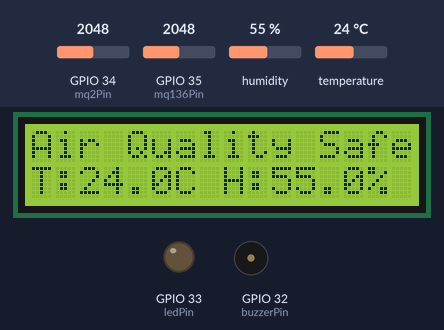
Bench run of a sketch on a simulated ESP32. Parts: 16×2 character LCD, output pins drawn as LEDs (lit = HIGH), buzzer (waves = sounding). Inputs (shaded band) come from the test bench; at power-on: GPIO 34 (mq2Pin) = 2048, humidity 55 %, temperature 24 °C, GPIO 35 (mq136Pin) = 2048. WiFi joins after 1.5 s; servers stay silent unless stated; web services answer with replies made up by the test bench; what the sketch prints to the serial monitor is not drawn.

Above: at 2.7 s.
2.8 s: GPIO 34 (mq2Pin) set to 2152
5.1 s: GPIO 34 (mq2Pin) set to 2255
At 6.4 s:
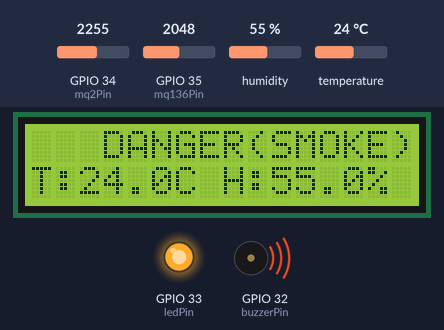
6.8 s: humidity set to 22 %
At 8.6 s:
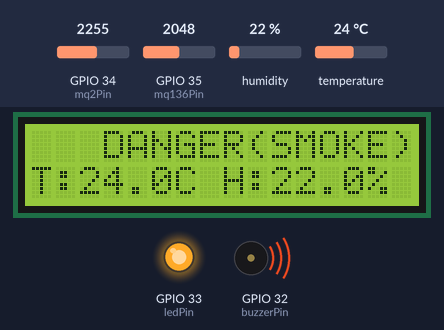
8.9 s: temperature set to 12 °C
At 10.2 s:
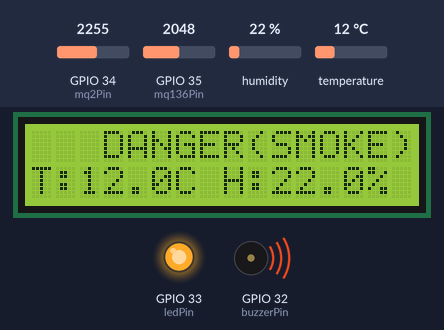
11.3 s: humidity set to 40 %
At 12.9 s:
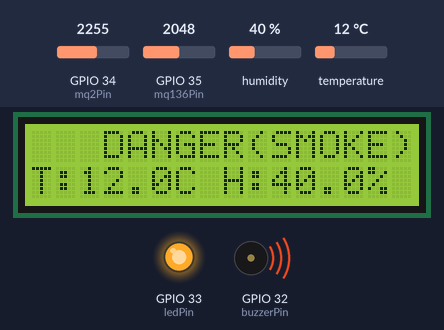
13.7 s: GPIO 34 (mq2Pin) set to 2160
At 15.5 s:
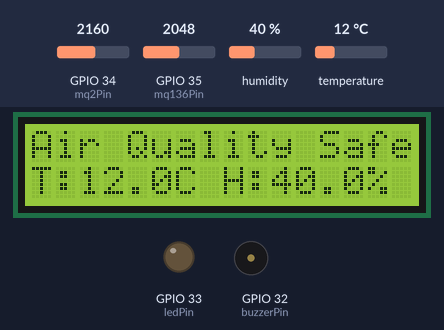
Timing chart, 0 to 17.0 s (numbered marks = the images above; inputs shaded):
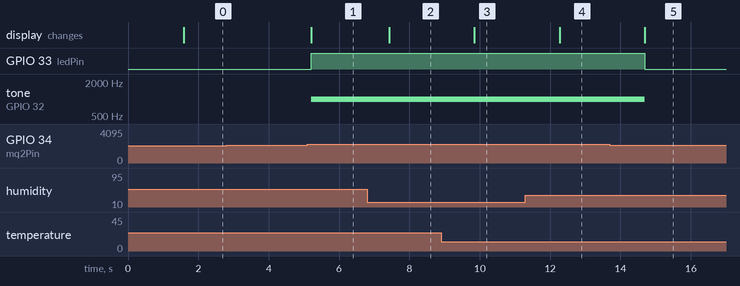

Measured:
- the behaviour switches between 2200 and 2201 on GPIO 34 (mq2Pin) (found by bisection; images 0 and 1)
- after the input at 2.8 s, every drawn part: stays the same
- after the input at 5.1 s, GPIO 33 (ledPin): LOW → HIGH after 0.10 s; tone on GPIO 32 (buzzerPin): silent → 1000 Hz after 0.10 s; the display: changes after 0.11 s (image 1)
- after the input at 6.8 s, the display: changes after 0.62 s (image 2)
- after the input at 8.9 s, the display: changes after 0.95 s (image 3)
- after the input at 11.3 s, the display: changes after 0.97 s (image 4)
- after the input at 13.7 s, GPIO 33 (ledPin): HIGH → LOW after 0.99 s; tone on GPIO 32 (buzzerPin): 1000 Hz → silent after 0.99 s; the display: changes after 0.99 s (image 5)

The sketch:

main.ino
```cpp
#include <WiFi.h>
#include <HTTPClient.h>
#include <DHT.h>
#include <LiquidCrystal.h>
#include <ESP_Mail_Client.h>
#include <math.h>

// === WiFi Credentials ===
#define WIFI_SSID "WIFINAME"
#define WIFI_PASSWORD "PASSWORD"

// === SMTP Email Setup ===
#define SMTP_SERVER "smtp.gmail.com"
#define SMTP_PORT 465
#define SENDER_EMAIL "addemailhere"
#define SENDER_PASSWORD "addpasswordhere"
#define RECIPIENT_EMAIL "addreceipentemailhere"
#define RECIPIENT_NAME "addnamehere"

// === Sensor Pins ===
#define DHTPIN 15
#define DHTTYPE DHT22
DHT dht(DHTPIN, DHTTYPE);

const int mq2Pin = 34;
const int mq136Pin = 35;
const int ledPin = 33;
const int buzzerPin = 32;

// === LCD RS, E, D4, D5, D6, D7 ===
LiquidCrystal lcd(13, 12, 14, 27, 26, 25);

// === ThingSpeak Info ===
const char* thingSpeakServer = "api.thingspeak.com";
String apiKey = "VQAPCU67UWQKD3KJ";

// === Email Session Setup ===
SMTPSession smtp;
ESP_Mail_Session session;
SMTP_Message message;

// === Email Control ===
bool emailSent = false;
unsigned long lastEmailTime = 0;
const unsigned long emailCooldown = 10 * 60 * 1000; // 10 minutes

// === Thresholds ===
int sensorThres = 2200;

void connectWiFi() {
  WiFi.begin(WIFI_SSID, WIFI_PASSWORD);
  Serial.println("Connecting WiFi");
  while (WiFi.status() != WL_CONNECTED) {
    delay(500);
  }
  lcd.clear();
  Serial.println("WiFi Connected");
}

void setupEmail() {
  session.server.host_name = SMTP_SERVER;
  session.server.port = SMTP_PORT;
  session.login.email = SENDER_EMAIL;
  session.login.password = SENDER_PASSWORD;
  smtp.debug(1);

  message.sender.name = "ESP32 Smart Alert";
  message.sender.email = SENDER_EMAIL;
  message.subject = "Alert from ESP32";
  message.addRecipient(RECIPIENT_NAME, RECIPIENT_EMAIL);
}

void sendAlertEmail(String msgBody) {
  message.html.content = msgBody.c_str();
  message.html.charSet = "utf-8";
  message.html.transfer_encoding = Content_Transfer_Encoding::enc_7bit;

  if (!smtp.connect(&session)) {
    Serial.println("SMTP connect failed!");
    return;
  }

  if (!MailClient.sendMail(&smtp, &message)) {
    Serial.print("Email error: ");
    Serial.println(smtp.errorReason());
  } else {
    Serial.println("Alert email sent!");
  }
}

void setup() {
  Serial.begin(115200);
  pinMode(ledPin, OUTPUT);
  pinMode(buzzerPin, OUTPUT);
  dht.begin();
  lcd.begin(16, 2);
  lcd.clear();
  connectWiFi();
  setupEmail();
}

void loop() {
  int mq2Value = analogRead(mq2Pin);
  int mq136Value = analogRead(mq136Pin);
  float temperature = dht.readTemperature();
  float humidity = dht.readHumidity();

  Serial.print("MQ2 Analog: "); Serial.println(mq2Value);
  Serial.print("MQ136 Analog: "); Serial.println(mq136Value);

  lcd.clear();
  lcd.setCursor(0, 0);

  bool danger = (mq2Value > sensorThres || mq136Value > sensorThres);

  if (danger) {
    Serial.println("!!! DANGER DETECTED !!!");
    digitalWrite(ledPin, HIGH);
    tone(buzzerPin, 1000);

    if (mq2Value > sensorThres)
      lcd.print("   DANGER(SMOKE)");
    else
      lcd.print("   DANGER(H2S)");

    lcd.setCursor(0, 1);
    lcd.print("T:");
    lcd.print(temperature, 1);
    lcd.print("C H:");
    lcd.print(humidity, 1);
    lcd.print("%");

    if ((!emailSent || (millis() - lastEmailTime > emailCooldown)) && WiFi.status() == WL_CONNECTED) {
      String body = "";
      if (mq2Value > sensorThres) {
        body = "<h2>\xF0\x9F\x9A\xA8 ESP32 SMOKE ALERT \xF0\x9F\x9A\xA8</h2>";
        body += "<p>MQ2: " + String(mq2Value) + "<br>";
      } else if (mq136Value > sensorThres) {
        body = "<h2>\xF0\x9F\x9A\xA8 ESP32 H2S ALERT \xF0\x9F\x9A\xA8</h2>";
        body += "<p>MQ136: " + String(mq136Value) + "<br>";
      }
      body += "Temp: " + String(temperature) + " C<br>";
      body += "Humidity: " + String(humidity) + " %</p>";
      sendAlertEmail(body);
      emailSent = true;
      lastEmailTime = millis();
    }
  } else {
    digitalWrite(ledPin, LOW);
    noTone(buzzerPin);
    lcd.print("Air Quality Safe");
    emailSent = false;
  }

  lcd.setCursor(0, 1);
  lcd.print("T:");
  lcd.print(temperature, 1);
  lcd.print("C H:");
  lcd.print(humidity, 1);
  lcd.print("%");

  if (WiFi.status() == WL_CONNECTED) {
    WiFiClient client;
    HTTPClient http;
    String url = String("http://") + thingSpeakServer + "/update?api_key=" + apiKey +
                 "&field1=" + String(mq2Value) +
                 "&field2=" + String(mq136Value) +
                 "&field3=" + String(temperature) +
                 "&field4=" + String(humidity);
    http.begin(client, url);
    int httpCode = http.GET();
    if (httpCode > 0) {
      Serial.printf("ThingSpeak upload OK: %d\n", httpCode);
    } else {
      Serial.printf("ThingSpeak upload failed: %s\n", http.errorToString(httpCode).c_str());
    }
    http.end();
  }

  delay(1000);
}
```
